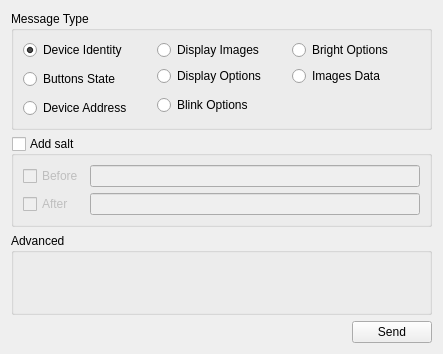
<?xml version="1.0" encoding="UTF-8"?>
<ui version="4.0">
 <class>CreateMessages</class>
 <widget class="QWidget" name="CreateMessages">
  <property name="geometry">
   <rect>
    <x>0</x>
    <y>0</y>
    <width>443</width>
    <height>354</height>
   </rect>
  </property>
  <property name="sizePolicy">
   <sizepolicy hsizetype="Preferred" vsizetype="Preferred">
    <horstretch>0</horstretch>
    <verstretch>0</verstretch>
   </sizepolicy>
  </property>
  <property name="minimumSize">
   <size>
    <width>0</width>
    <height>0</height>
   </size>
  </property>
  <property name="windowTitle">
   <string>Create Message</string>
  </property>
  <layout class="QVBoxLayout" name="verticalLayout">
   <item>
    <widget class="QGroupBox" name="messageTypeGroupBox">
     <property name="title">
      <string>Message Type</string>
     </property>
     <layout class="QGridLayout" name="gridLayout_2">
      <item row="0" column="1">
       <widget class="QRadioButton" name="displayImagesRadioButton">
        <property name="text">
         <string>Display Images</string>
        </property>
       </widget>
      </item>
      <item row="3" column="0">
       <widget class="QRadioButton" name="deviceAddressRadioButton">
        <property name="text">
         <string>Device Address</string>
        </property>
       </widget>
      </item>
      <item row="1" column="1">
       <widget class="QRadioButton" name="displayOptionsRadioButton">
        <property name="text">
         <string>Display Options</string>
        </property>
       </widget>
      </item>
      <item row="1" column="0" rowspan="2">
       <widget class="QRadioButton" name="buttonsStateRadioButton">
        <property name="text">
         <string>Buttons State</string>
        </property>
       </widget>
      </item>
      <item row="2" column="1" rowspan="2">
       <widget class="QRadioButton" name="blinkOptionsRadioButton">
        <property name="text">
         <string>Blink Options</string>
        </property>
       </widget>
      </item>
      <item row="0" column="0">
       <widget class="QRadioButton" name="deviceIdentityRadioButton">
        <property name="text">
         <string>Device Identity</string>
        </property>
        <property name="checked">
         <bool>true</bool>
        </property>
       </widget>
      </item>
      <item row="0" column="2">
       <widget class="QRadioButton" name="brightOptionsRadioButton">
        <property name="text">
         <string>Bright Options</string>
        </property>
       </widget>
      </item>
      <item row="1" column="2">
       <widget class="QRadioButton" name="imagesDataRadioButton">
        <property name="text">
         <string>Images Data</string>
        </property>
       </widget>
      </item>
     </layout>
    </widget>
   </item>
   <item>
    <widget class="QGroupBox" name="saltGroupBox">
     <property name="title">
      <string>Add salt</string>
     </property>
     <property name="checkable">
      <bool>true</bool>
     </property>
     <property name="checked">
      <bool>false</bool>
     </property>
     <layout class="QGridLayout" name="gridLayout">
      <item row="0" column="0">
       <widget class="QCheckBox" name="saltBeforeCheckBox">
        <property name="text">
         <string>Before</string>
        </property>
       </widget>
      </item>
      <item row="0" column="1">
       <widget class="QLineEdit" name="saltBeforeLineEdit"/>
      </item>
      <item row="1" column="0">
       <widget class="QCheckBox" name="saltAfterCheckBox">
        <property name="text">
         <string>After</string>
        </property>
       </widget>
      </item>
      <item row="1" column="1">
       <widget class="QLineEdit" name="saltAfterLineEdit"/>
      </item>
     </layout>
    </widget>
   </item>
   <item>
    <widget class="QGroupBox" name="advancedGroupBox">
     <property name="sizePolicy">
      <sizepolicy hsizetype="Preferred" vsizetype="Expanding">
       <horstretch>0</horstretch>
       <verstretch>0</verstretch>
      </sizepolicy>
     </property>
     <property name="title">
      <string>Advanced</string>
     </property>
     <layout class="QVBoxLayout" name="verticalLayout_2">
      <item>
       <widget class="QStackedWidget" name="advancedStackedWidget"/>
      </item>
     </layout>
    </widget>
   </item>
   <item>
    <layout class="QHBoxLayout" name="horizontalLayout">
     <item>
      <spacer name="horizontalSpacer">
       <property name="orientation">
        <enum>Qt::Horizontal</enum>
       </property>
       <property name="sizeHint" stdset="0">
        <size>
         <width>40</width>
         <height>20</height>
        </size>
       </property>
      </spacer>
     </item>
     <item>
      <widget class="QPushButton" name="sendButton">
       <property name="text">
        <string>Send</string>
       </property>
      </widget>
     </item>
    </layout>
   </item>
  </layout>
 </widget>
 <resources/>
 <connections/>
</ui>
